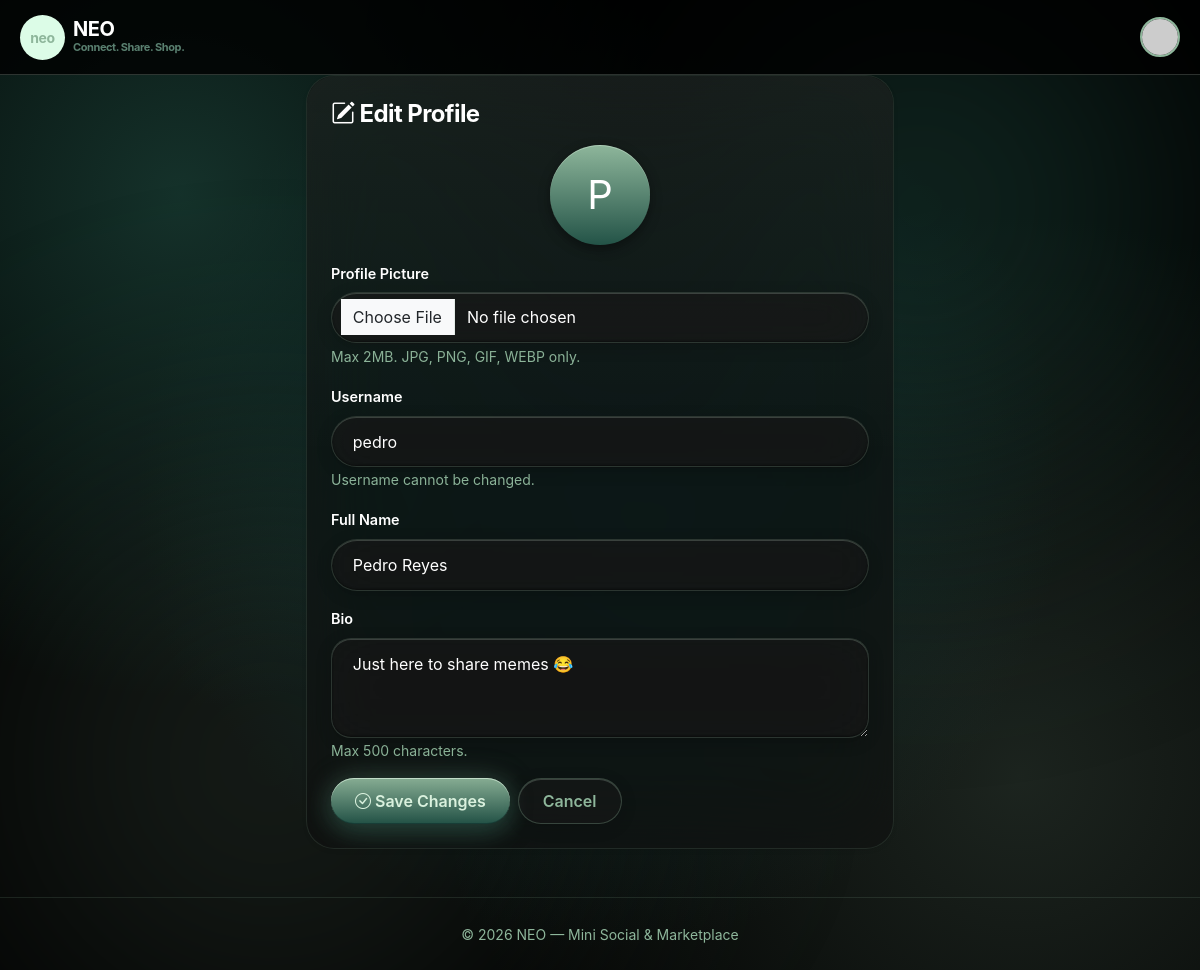
The page /index.php?page=profile.edit (signed in) on the database its author committed.
### tables this page shows
CREATE TABLE users (
    id INT AUTO_INCREMENT PRIMARY KEY,
    username VARCHAR(50) NOT NULL UNIQUE,
    password VARCHAR(255) NOT NULL,
    full_name VARCHAR(100) NOT NULL,
    bio TEXT DEFAULT NULL,
    profile_image VARCHAR(255) DEFAULT 'default.png',
    created_at TIMESTAMP DEFAULT CURRENT_TIMESTAMP
);

### app/controllers/ProfileController.php (called while the page is built, shortened)
<?php
require_once __DIR__ . '/../models/UserModel.php';
class ProfileController {
    private $userModel;
    public function __construct() {
        $db = (new Database())->getConnection();
        $this->userModel = new UserModel($db);
    }
    public function edit() {
        $user = $this->userModel->findById($_SESSION['user_id']);
        require __DIR__ . '/../views/profile/edit.php';
    }
}

### app/models/UserModel.php (called while the page is built, shortened)
<?php
class UserModel {
    private $conn;
    private $table = 'users';
    public function __construct($db) {
        $this->conn = $db;
    }
    public function findById($id) {
        $sql = "SELECT * FROM {$this->table} WHERE id = :id LIMIT 1";
        $stmt = $this->conn->prepare($sql);
        $stmt->bindParam(':id', $id, PDO::PARAM_INT);
        $stmt->execute();
        return $stmt->fetch();
    }
}

### app/views/profile/edit.php (the view, shortened to what this page needs)
<?php require_once __DIR__ . '/../layouts/header.php'; ?>
<div class="row justify-content-center">
    <div class="col-lg-6">
        <div class="card shadow-sm border-0">
            <div class="card-body p-4">
                <h4 class="mb-3"><i class="bi bi-pencil-square"></i> Edit Profile</h4>
                <form method="POST" action="index.php?page=profile.edit" enctype="multipart/form-data">
                    <div class="mb-3 text-center">
                        <div class="rounded-circle bg-primary text-white mx-auto mb-2 align-items-center justify-content-center"
                             style="width: 100px; height: 100px; font-size: 2.5rem; display: none;">
                            <?= strtoupper(substr($user['full_name'], 0, 1)) ?>
                        </div>
                    </div>
                    <div class="mb-3">
                        <label class="form-label">Profile Picture</label>
                        <input type="file" name="profile_image" class="form-control" accept="image/*">
                        <small class="text-muted">Max 2MB. JPG, PNG, GIF, WEBP only.</small>
                    </div>
                    <div class="mb-3">
                        <label class="form-label">Username</label>
                        <input type="text" class="form-control" value="<?= htmlspecialchars($user['username']) ?>" disabled>
                        <small class="text-muted">Username cannot be changed.</small>
                    </div>
                    <div class="mb-3">
                        <label class="form-label">Full Name</label>
                        <input type="text" name="full_name" class="form-control"
                               value="<?= htmlspecialchars($_POST['full_name'] ?? $user['full_name']) ?>" required>
                    </div>
                    <div class="mb-3">
                        <label class="form-label">Bio</label>
                        <textarea name="bio" class="form-control" rows="3" maxlength="500"><?= htmlspecialchars($_POST['bio'] ?? $user['bio']) ?></textarea>
                        <small class="text-muted">Max 500 characters.</small>
                    </div>
                    <div class="d-flex gap-2">
                        <button type="submit" class="btn btn-primary">
                            <i class="bi bi-check-circle"></i> Save Changes
                        </button>
                        <a href="index.php?page=profile&id=<?= $_SESSION['user_id'] ?>"
                           class="btn btn-outline-secondary">Cancel</a>
                    </div>
                </form>
            </div>
        </div>
    </div>
</div>
<?php require_once __DIR__ . '/../layouts/footer.php'; ?>

### rows shown on the page
users: full_name "P", username "pedro", full_name "Pedro Reyes", bio "Just here to share memes 😂"
